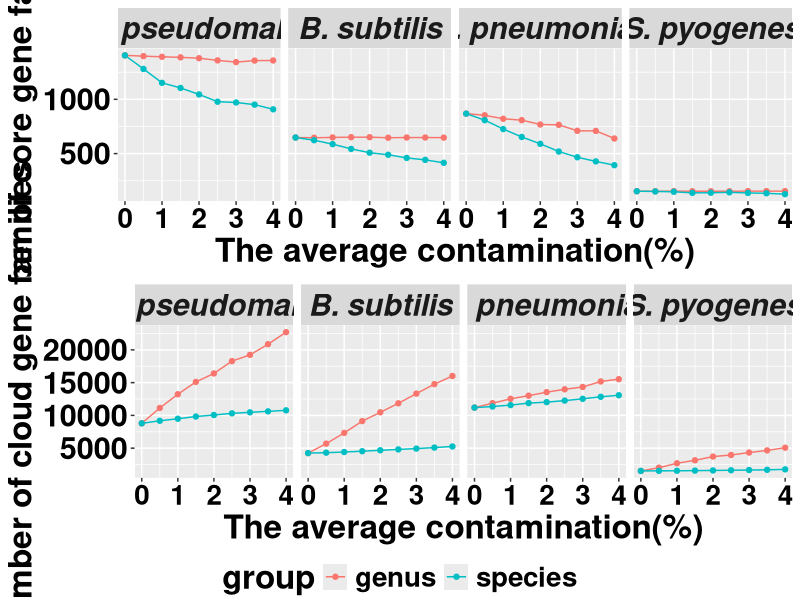
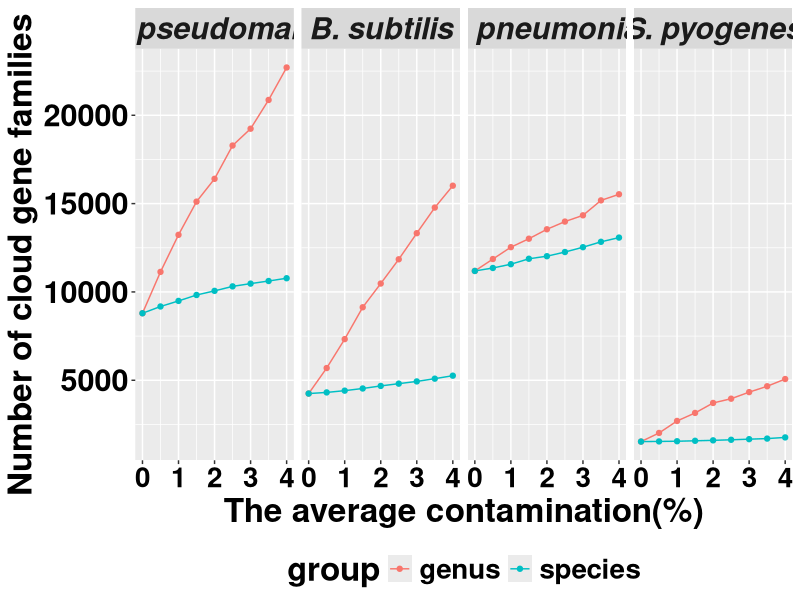
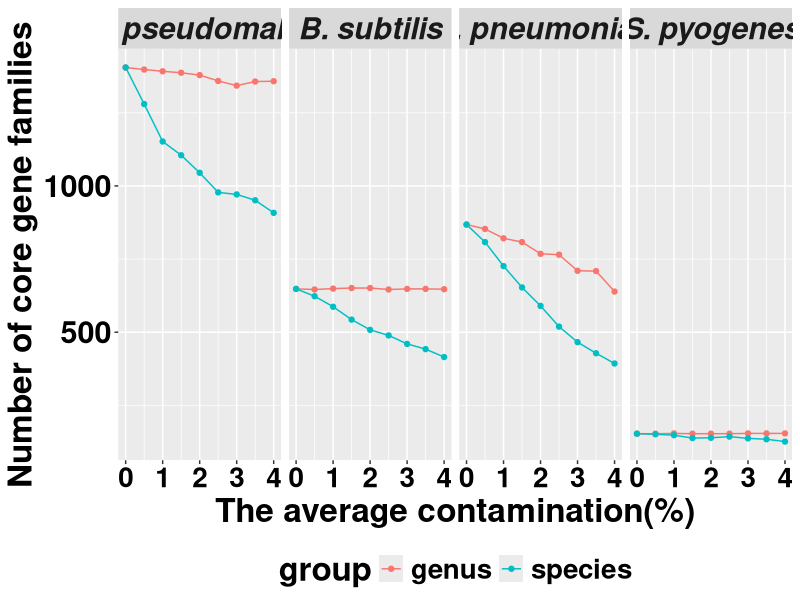

Source code (R) for these figures, in order:
library(tidyverse)
library(dplyr)
library(ggplot2)
library(reshape2)
library(ggpubr)

# Read files.
core <- read.table(file = "R_code/Supplementary_fig_data/FigS6.B.core_4_species.txt",  sep = '\t', header = TRUE)
cloud <- read.table(file = "R_code/Supplementary_fig_data/FigS6.B.cloud_4_species.txt",  sep = '\t', header = TRUE)

# Generate figures.
plot_core <- ggplot(data=core,aes(x=cont, y=gene_count, colour=group)) +
  geom_line()+
  theme(legend.position="bottom",
        legend.text = element_text(colour="black", size=20,face= "bold"),
        legend.title = element_text(colour="black", size=24, face= "bold"),
        axis.text.x = element_text(color="black", size=20, face= "bold"),
        axis.text.y = element_text(color="black", size=22, face= "bold"),
        axis.title.x = element_text(size=24, face= "bold"),
        axis.title.y = element_text(size=24, face= "bold"))+
  scale_x_continuous(name="The average contamination(%)")+
  scale_y_continuous(name="Number of core gene families")+
  geom_point()+
  facet_wrap(facets = vars(species), nrow=1)+
  theme(strip.text.x = element_text(size = 22, face = "bold.italic"))

plot_cloud <- ggplot(data=cloud,aes(x=cont, y=gene_count, colour=group)) +
  geom_line()+
  theme(legend.position="bottom",
        legend.text = element_text(colour="black", size=20, face= "bold"),
        legend.title = element_text(colour="black", size=24, face= "bold"),
        axis.text.x = element_text(color="black", size=20, face= "bold"),
        axis.text.y = element_text(color="black", size=22, face= "bold"),
        axis.title.x = element_text(size=24, face= "bold"),
        axis.title.y = element_text(size=24, face= "bold"))+
  scale_x_continuous(name="The average contamination(%)")+
  scale_y_continuous(name="Number of cloud gene families")+
  geom_point()+
  facet_wrap(facets = vars(species),nrow=1)+
  theme(strip.text.x = element_text(size = 22, face = "bold.italic"))

# Combined plot.
combined_plot <- ggarrange(plot_core, plot_cloud,
                           ncol = 1, nrow = 2,
                           common.legend = TRUE, legend = "bottom")
